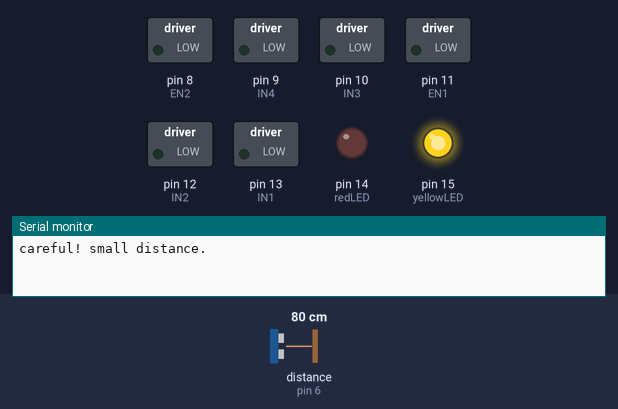
The sketch below on a simulated Arduino Uno, built with avr-gcc and run on an emulated ATmega328P. Parts: switched loads named in the sketch (green lamp = pin HIGH), output pins drawn as LEDs (lit = HIGH), the last lines printed to the serial monitor. Wiring (inferred from the names in the program): ultrasonic range finder: trigger pin 7; echo pin 6. The test bench sets the inputs (shaded band); at power-on: distance to the obstacle (sensor on pin 6) 80 cm. The echo pulse lasts 58.3 µs per cm; pins used as bus, display or sensor lines are not drawn.

Above: at 1.2 s.
1.3 s: distance to the obstacle (sensor on pin 6) set to 53 cm
3.5 s: distance to the obstacle (sensor on pin 6) set to 45 cm
At 5.7 s:
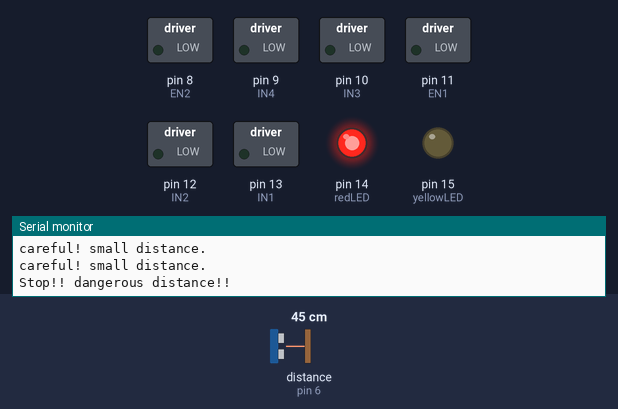
6.0 s: distance to the obstacle (sensor on pin 6) set to 120 cm
At 7.1 s:
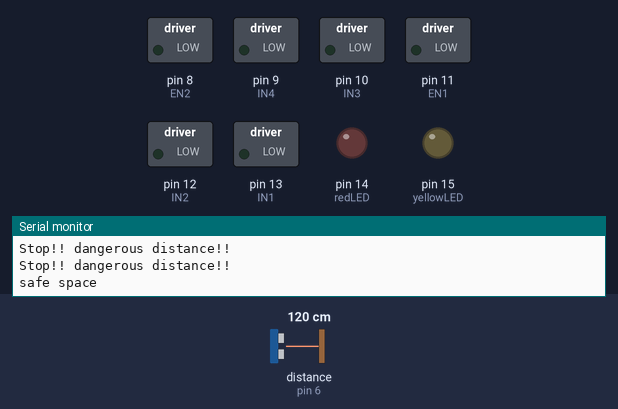
8.3 s: distance to the obstacle (sensor on pin 6) set to 85 cm
10.2 s: distance to the obstacle (sensor on pin 6) set to 79 cm
At 12.0 s:
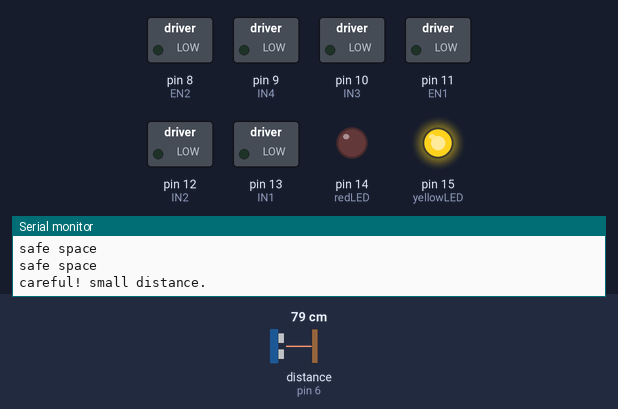
12.7 s: distance to the obstacle (sensor on pin 6) set to 2 cm
At 14.0 s:
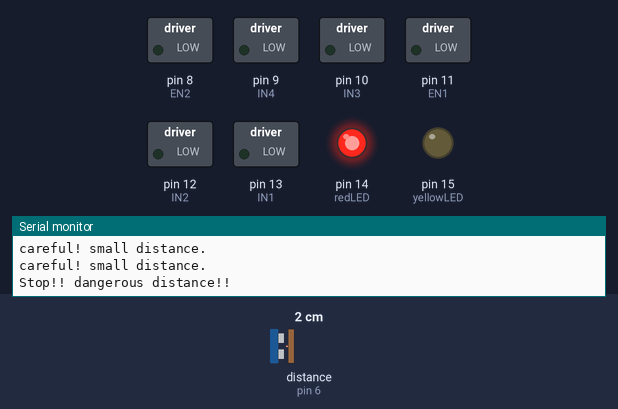
Timing chart, 0 to 15.7 s (numbered marks = the images above; inputs shaded):
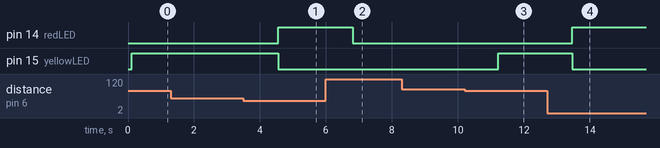

The sketch:

sketch_jan24a.ino
```cpp
#include <Arduino_FreeRTOS.h>
#include <semphr.h>

const int IN1 = 13;
const int IN2 = 12;
const int EN1 = 11;
const int IN3 = 10;
const int IN4 = 9;
const int EN2 = 8;

const int echoPin = 6;
const int trigPin = 7;

boolean isACCActive = false;

const int yellowLED = 15;
const int redLED = 14;

float duration;
int motorSpeed, USdistance;

void ACC(void *param);
void Collision_Warning(void *param);

TaskHandle_t ACC_Handle;
TaskHandle_t CollisionWarning_Handle;

void setup() {
  // put your setup code here, to run once
    Serial.begin(9600);
    pinMode(trigPin, OUTPUT);
    pinMode(echoPin, INPUT);

    pinMode(yellowLED,OUTPUT);
    pinMode(redLED,OUTPUT);

    pinMode(EN1, OUTPUT);
    pinMode(IN1, OUTPUT);
    pinMode(IN2, OUTPUT);
    pinMode(EN2, OUTPUT);
    pinMode(IN3, OUTPUT);
    pinMode(IN4, OUTPUT);

    pinMode(18, INPUT_PULLUP);

    xTaskCreate(ACC,"ACC",100,NULL,1,&ACC_Handle);
    xTaskCreate(Collision_Warning,"CW",100,NULL,1,&CollisionWarning_Handle);

    attachInterrupt(digitalPinToInterrupt(18), digitalPinInterruptHandler, CHANGE);
}

void loop(){}

void digitalPinInterruptHandler() {
  BaseType_t xHigherPriorityTaskWoken = pdFALSE;
  isACCActive = !isACCActive;
  vTaskNotifyGiveFromISR(ACC_Handle, &xHigherPriorityTaskWoken);
  if (xHigherPriorityTaskWoken) {
    taskYIELD();
  }
}


void ACC(void *param)
{
  (void) param;


  while (1) {
    if (ulTaskNotifyTake(pdTRUE, portMAX_DELAY) && isACCActive) {
      int space = Read_usDistance(trigPin,echoPin);
     if(space>80)
      {
        Serial.println(space);
        Adj_speed(space);
      }
     else
      {
        Serial.println(space);
        AEB();
      }
    }
    vTaskDelay(1000/portTICK_PERIOD_MS);
  }

}
void Collision_Warning(void *param)
{
  (void) param;

    while (1) {
    if(Read_usDistance(trigPin,echoPin)<=80 && Read_usDistance(trigPin,echoPin)>=50)
    {
      Serial.println("careful! small distance.");
      digitalWrite(yellowLED,HIGH);
      digitalWrite(redLED,LOW);
    }else if(Read_usDistance(trigPin,echoPin)<50)
    {
      Serial.println("Stop!! dangerous distance!! ");
      digitalWrite(yellowLED,LOW);
      digitalWrite(redLED,HIGH);
    }else{
      Serial.println("safe space ");
      digitalWrite(yellowLED,LOW);
      digitalWrite(redLED,LOW);
    }
    vTaskDelay(1000/portTICK_PERIOD_MS);
    }
}
void AEB()
{
   Stop_Motors();
}
void Adj_speed(int distance)
{
  if(distance>=80){
   motorSpeed=map(distance,50,80,0,255);
   motorSpeed = motorSpeed * 2;
   motorSpeed= constrain(motorSpeed,0,255);
  }else if(distance>50&&distance<80)
  {
   motorSpeed=distance;
  }
      analogWrite(EN1,motorSpeed);
      analogWrite(EN2,motorSpeed);

      digitalWrite(IN1,HIGH);
      digitalWrite(IN2,LOW);
      digitalWrite(IN3,HIGH);
      digitalWrite(IN4,LOW);
}
void Stop_Motors()
{
   motorSpeed=0;
   analogWrite(EN1,motorSpeed);
   analogWrite(EN2,motorSpeed);

}
 int Read_usDistance(int trigPin,int echoPin)
{
  digitalWrite(trigPin, LOW);
  delayMicroseconds(2);
  digitalWrite(trigPin, HIGH);
  delayMicroseconds(10);
  digitalWrite(trigPin, LOW);
  duration = pulseIn(echoPin, HIGH);
  USdistance = (duration*.0343)/2;
  delay(50);
  return USdistance;
}
```

Measured:
- the behaviour switches between 51 and 50 cm on distance to the obstacle (sensor on pin 6) (found by bisection; images 0 and 1)
- the behaviour switches between 82 and 81 cm on distance to the obstacle (sensor on pin 6) (found by bisection; images 2 and 3)
- after the input at 3.5 s, pin 14 (redLED): LOW → HIGH after 1.1 s; pin 15 (yellowLED): HIGH → LOW after 1.1 s
- after the input at 6.0 s, pin 14 (redLED): HIGH → LOW after 0.81 s
- after the input at 10.2 s, pin 15 (yellowLED): LOW → HIGH after 1.0 s
- after the input at 12.7 s, pin 14 (redLED): LOW → HIGH after 0.76 s; pin 15 (yellowLED): HIGH → LOW after 0.76 s
